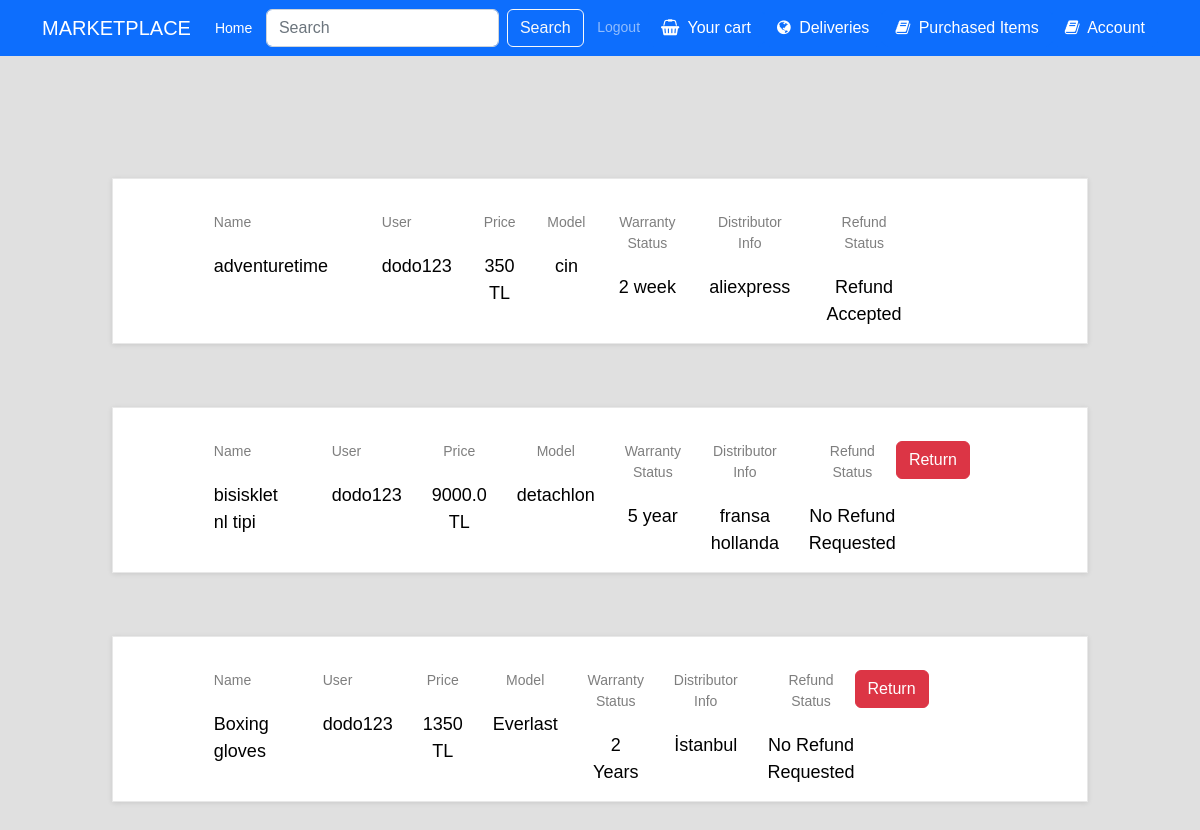
Page /purchased (signed in) on the earlier database version.
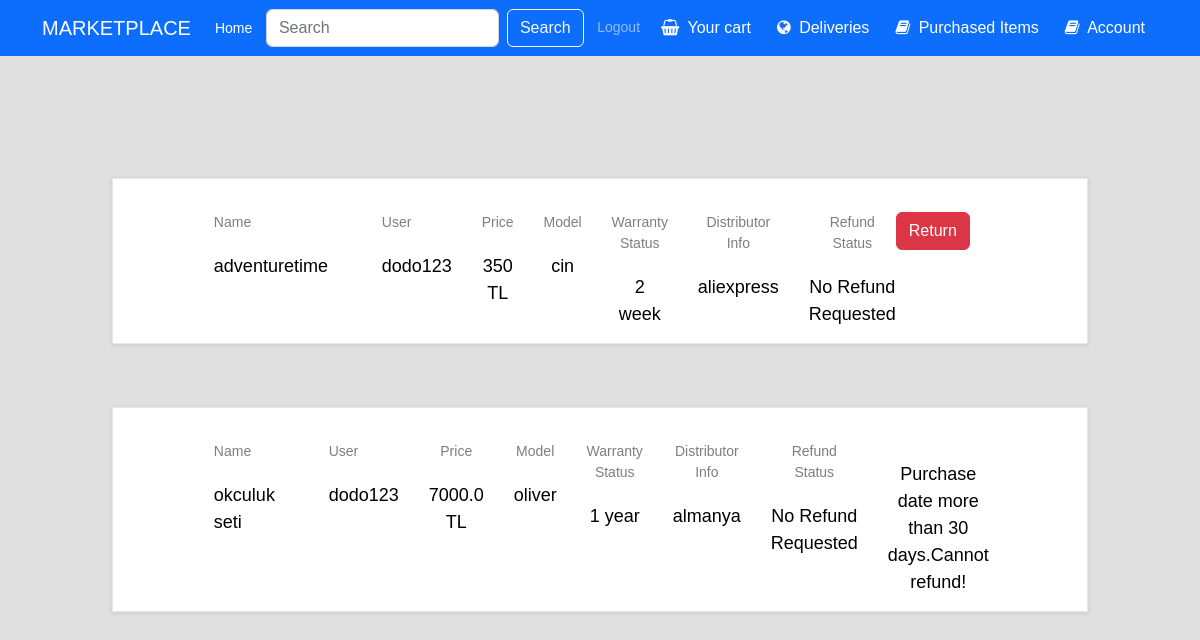
Same page on the later database version.
### Cart/models.py (models this page shows, shortened)
class PurchaseHistory(models.Model):
    ID = models.IntegerField(primary_key=True,unique=True,default=0)
    product = models.ForeignKey(InStockProduct,related_name="purchase_history",on_delete=models.CASCADE)
    user = models.ForeignKey(Users,related_name="purchase_history",on_delete=models.CASCADE)
    date_added = models.DateTimeField(default=timezone.now)
    refund_requested = models.BooleanField(verbose_name='Refund Requested',default=False)
    refund_accepted = models.BooleanField(verbose_name='Refund Accepted',default=False)
    class Meta:
        verbose_name_plural = "Purchase Histories"

### Product/models.py (models this page shows, shortened)
class InStockProduct(models.Model):
    ID = models.AutoField(primary_key=True)
    category = models.ForeignKey(Category,related_name = "products",on_delete=models.CASCADE)
    image = models.ImageField(upload_to="product_images")
    name = models.CharField(max_length=100)
    model = models.CharField(max_length=100)
    number = models.IntegerField()
    description = models.TextField()
    quantity_in_stocks = models.IntegerField()
    price = models.FloatField(default=0)
    discount = models.IntegerField(validators=[MaxValueValidator(100)],default=0)
    newPrice=models.IntegerField(default=0)
    warranty_status = models.CharField(max_length=100)
    distributor_info = models.TextField()

class Users(AbstractBaseUser,PermissionsMixin):
    username_validator = UnicodeUsernameValidator()
    ID = models.AutoField(primary_key=True)
    email = models.EmailField(blank=True,default='')
    first_name = models.CharField(max_length=150,default='',blank=True)
    last_name = models.CharField(max_length=150,default='',blank=True)
    is_active = models.BooleanField(default=True,help_text=
            "Designates whether this user should be treated as active. "
            "Unselect this instead of deleting accounts."
    )
    is_superuser = models.BooleanField(default=False)
    is_staff = models.BooleanField(default=False,help_text="Designates whether the user can log into this admin site.")
    username = models.CharField(max_length=150,
        unique=True,
        help_text=(
            "Required. 150 characters or fewer. Letters, digits and @/./+/-/_ only."
        ),
        validators=[username_validator],
        error_messages={
            "unique": "A user with that username already exists.",
        }
    )
    tax_ID = models.IntegerField(default=0)
    home_address = models.TextField(blank=True,null=True)
    role = models.CharField(max_length=100,default='customer')
    date_joined = models.DateTimeField(default=timezone.now)
    last_login = models.DateTimeField(blank=True,null=True)
    objects = MyUserManager()
    REQUIRED_FIELDS = []
    USERNAME_FIELD = "username"
    def __str__(self):
        return self.username
    class Meta:
        verbose_name = 'User'
        verbose_name_plural = 'Users'

### Main/views.py (the view, shortened to what this page needs)
# urls.py: path("purchased",views.purchased,name="purchased_items"),
def purchased(request):
    if request.method == "POST":
        command = request.POST.get("command")
        purchased_id = request.POST.get("product_id")
        if command == "return":
            purchased_product = get_object_or_404(PurchaseHistory,pk=purchased_id)
            refund = Refund.objects.create(ID = Refund.objects.count() + 1,product = purchased_product.product,
            user = purchased_product.user)
            refund.save()
            if purchased_product.product.discount !=0:
                refund = Refund.objects.create(ID = Refund.objects.count() + 1,product = purchased_product.product,
                user = purchased_product.user)
                refund.save()
                purchased_product.refund_requested = True
                purchased_product.save()
            purchased_product.refund_requested = True
            purchased_product.save()
            history = PurchaseHistory.objects.filter(user = request.user)
            days_remain = DaysRemain(history)
            return render(request,"purchased.html",{"products":history,"days":days_remain})
    else:
        if request.user.is_authenticated:
            purchased_history = PurchaseHistory.objects.filter(user = request.user)
            days_remain = DaysRemain(purchased_history)
            return render(request,"purchased.html",{"products":purchased_history,"days":days_remain})
        else:
            products = []
            return render(request,"purchased.html",{"products":products})

### Main/templates/purchased.html (shortened to what this page needs)
{% extends 'base.html' %}
{% load static %}
{% load cart_filter %}
{% block link %}
<link rel="stylesheet" type="text/css" href="{% static 'cart.css' %}">
{% endblock %}
{% block content %}
<div class="cart_section">
    {% if request.user.is_authenticated %}
        {% if products|length == 0 %}
        <h5 class="alert-heading col-lg-10"> There are no purchases</h5>
        {% else %}
        <div class="container-fluid">
            <div class="row">
                <div class="col-lg-10 offset-lg-1">
                    <div class="cart_container">
                        <div class="cart_items">
                            <br>
                            {% for product in products %}
                            <ul class="cart_list">
                                <li class="cart_item clearfix">
                                    <div class="cart_item_info d-flex flex-md-row flex-column justify-content-between">
                                        {% if product.refund_requested and product.refund_accepted == False %}
                                            <div class="cart_item_name cart_info_col">
                                                <div class="cart_item_title">Name</div>
                                                <div class="cart_item_text">{{product.product.name}}</div>
                                            </div>
                                            <div class="cart_item_name cart_info_col">
                                                <div class="cart_item_title">User</div>
                                                <div class="cart_item_text">{{product.user}}</div>
                                            </div>
                                            {% if product.product.discount != 0 %}
                                            <div class="cart_item_price cart_info_col">
                                                <div class="cart_item_title">Price</div>
                                                <div class="cart_item_text">{{product.product.newPrice}} TL</div>
                                            </div>
                                            {% else%}
                                            <div class="cart_item_price cart_info_col">
                                                <div class="cart_item_title">Price</div>
                                                <div class="cart_item_text">{{product.product.price}} TL</div>
                                            </div>
                                            {% endif %}
                                            <div class="cart_item_total cart_info_col">
                                                <div class="cart_item_title">Model</div>
                                                <div class="cart_item_text">{{product.product.model}}</div>
                                            </div>
                                            <div class="cart_item_total cart_info_col">
                                                <div class="cart_item_title">Warranty Status</div>
                                                <div class="cart_item_text">{{product.product.warranty_status}}</div>
                                            </div>
                                            <div class="cart_item_total cart_info_col">
                                                <div class="cart_item_title">Distributor Info</div>
                                                <div class="cart_item_text">{{product.product.distributor_info}}</div>
                                            </div>
                                            <div class="cart_item_total cart_info_col">
                                                <div class="cart_item_title">Refund Status</div>
                                                <div class="cart_item_text">Refund Requested</div>
                                            </div>
                                        {% elif product.refund_requested and product.refund_accepted %}
                                            <div class="cart_item_name cart_info_col">
                                                <div class="cart_item_title">Name</div>
                                                <div class="cart_item_text">{{product.product.name}}</div>
                                            </div>
                                            <div class="cart_item_name cart_info_col">
                                                <div class="cart_item_title">User</div>
                                                <div class="cart_item_text">{{product.user}}</div>
                                            </div>
                                            {% if product.product.discount != 0 %}
                                            <div class="cart_item_price cart_info_col">
                                                <div class="cart_item_title">Price</div>
                                                <div class="cart_item_text">{{product.product.newPrice}} TL</div>
                                            </div>
                                            {% else%}
                                            <div class="cart_item_price cart_info_col">
                                                <div class="cart_item_title">Price</div>
                                                <div class="cart_item_text">{{product.product.price}} TL</div>
                                            </div>
                                            {% endif %}
                                            <div class="cart_item_total cart_info_col">
                                                <div class="cart_item_title">Model</div>
                                                <div class="cart_item_text">{{product.product.model}}</div>
                                            </div>
                                            <div class="cart_item_total cart_info_col">
                                                <div class="cart_item_title">Warranty Status</div>
                                                <div class="cart_item_text">{{product.product.warranty_status}}</div>
                                            </div>
                                            <div class="cart_item_total cart_info_col">
                                                <div class="cart_item_title">Distributor Info</div>
                                                <div class="cart_item_text">{{product.product.distributor_info}}</div>
                                            </div>
                                            <div class="cart_item_total cart_info_col">
                                                <div class="cart_item_title">Refund Status</div>
                                                <div class="cart_item_text">Refund Accepted</div>
                                            </div>
                                        {% else %}
                                        <div class="cart_item_name cart_info_col">
                                            <div class="cart_item_title">Name</div>
                                            <div class="cart_item_text">{{product.product.name}}</div>
                                        </div>
                                        <div class="cart_item_name cart_info_col">
                                            <div class="cart_item_title">User</div>
                                            <div class="cart_item_text">{{product.user}}</div>
                                        </div>
                                        {% if product.product.discount != 0 %}
                                        <div class="cart_item_price cart_info_col">
                                            <div class="cart_item_title">Price</div>
                                            <div class="cart_item_text">{{product.product.newPrice}} TL</div>
                                        </div>
                                        {% else%}
                                        <div class="cart_item_price cart_info_col">
                                            <div class="cart_item_title">Price</div>
                                            <div class="cart_item_text">{{product.product.price}} TL</div>
                                        </div>
                                        {% endif %}
                                        <div class="cart_item_total cart_info_col">
                                            <div class="cart_item_title">Model</div>
                                            <div class="cart_item_text">{{product.product.model}}</div>
                                        </div>
                                        <div class="cart_item_total cart_info_col">
                                            <div class="cart_item_title">Warranty Status</div>
                                            <div class="cart_item_text">{{product.product.warranty_status}}</div>
                                        </div>
                                        <div class="cart_item_total cart_info_col">
                                            <div class="cart_item_title">Distributor Info</div>
                                            <div class="cart_item_text">{{product.product.distributor_info}}</div>
                                        </div>
                                        <div class="cart_item_total cart_info_col">
                                            <div class="cart_item_title">Refund Status</div>
                                            <div class="cart_item_text">No Refund Requested</div>
                                        </div>
                                            {% if days|get_item:product <= 30 %}
                                                <form method="post" class="justify-content-center"
                                                    action="{% url 'purchased_items' %}">
                                                    <button class="btn btn-danger" type="submit">Return</button>
                                                </form>
                                            {% else %}
                                            <div class="cart_item_total cart_info_col">
                                                <div class="cart_item_text">Purchase date more than 30 days.Cannot refund!</div>
                                            </div>
                                            {% endif %}
                                        {% endif %}
                                    </div>
                                </li>
                            </ul>
                            <br>
                            <br>
                            <br>
                            {% endfor %}
                        </div>
                    </div>
                </div>
            </div>
        </div>
        {% endif %}
    {% else %}
    <h5 class="alert-heading col-lg-10"> You are not logged in</h5>
    <h5 class="alert-heading col-lg-10">Please log in to see your purchases.</h5>
    {% endif %}
</div>
{% endblock %}

Differences in the rows shown:
removed PurchaseHistory: product.name "bisisklet nl tipi", user "dodo123", product.price "9000.0", product.model "detachlon", product.warranty_status "5 year", product.distributor_info "fransa hollanda"
removed PurchaseHistory: product.name "Boxing gloves", user "dodo123", product.newPrice "1350", product.model "Everlast", product.warranty_status "2 Years", product.distributor_info "İstanbul"
changed PurchaseHistory "adventuretime": refund_requested "Refund Accepted" → "No Refund Requested Return"
added PurchaseHistory: product.name "okculuk seti", user "dodo123", product.price "7000.0", product.model "oliver", product.warranty_status "1 year", product.distributor_info "almanya", shows "Purchase date more than 30 days.Cannot refund!"
